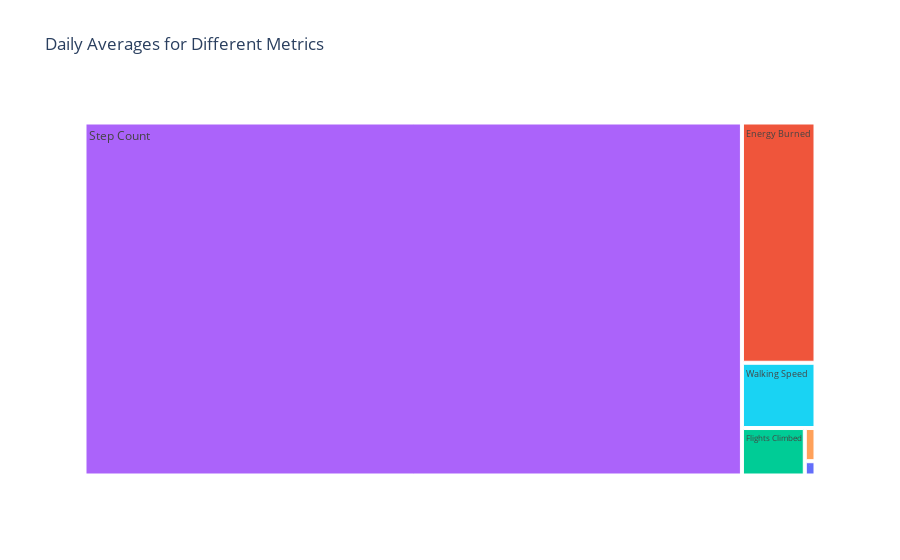

Source (notebook cell):
### Markdown cell above
- Now, let's compare the daily average of all the health and fitness metrics

### Code cell
# Reshape data for treemap

data['Date'] = pd.to_datetime(data['Date'])

daily_avg_metrics = data.groupby('Date')[['Step Count', 'Distance' ,'Energy Burned', 'Flights Climbed', 'Walking Double Support Percentage', 'Walking Speed']].mean().reset_index()

daily_avg_metrics_melted = daily_avg_metrics.melt(id_vars=['Date'], value_vars=['Step Count', 'Distance' ,'Energy Burned', 'Flights Climbed', 'Walking Double Support Percentage', 'Walking Speed'])

fig = px.treemap(daily_avg_metrics_melted, path=['variable'], values='value', color='variable', hover_data=['value'], title='Daily Averages for Different Metrics')

fig.show()

pio.write_image(fig, './images/image8.png')

### Figure 1 — Plotly figure (JSON) as saved in the notebook; plotly's stock layout.template omitted (floating-point values rounded to 4 significant figures)
{"data": [{"branchvalues": "total", "customdata": [[1.536, "Distance"], [177.4, "Energy Burned"], [29.95, "Flights Climbed"], [2329.0, "Step Count"], [3.566, "Walking Double Support Percentage"], [48.2, "Walking Speed"]], "domain": {"x": [0, 1], "y": [0, 1]}, "hovertemplate": "labels=%{label}<br>value=%{customdata[0]}<br>parent=%{parent}<br>id=%{id}<br>variable=%{customdata[1]}<extra></extra>", "ids": ["Distance", "Energy Burned", "Flights Climbed", "Step Count", "Walking Double Support Percentage", "Walking Speed"], "labels": ["Distance", "Energy Burned", "Flights Climbed", "Step Count", "Walking Double Support Percentage", "Walking Speed"], "marker": {"colors": ["#636efa", "#EF553B", "#00cc96", "#ab63fa", "#FFA15A", "#19d3f3"]}, "name": "", "parents": ["", "", "", "", "", ""], "type": "treemap", "values": [1.536, 177.4, 29.95, 2329.0, 3.566, 48.2]}], "layout": {"legend": {"tracegroupgap": 0}, "title": {"text": "Daily Averages for Different Metrics"}}}
